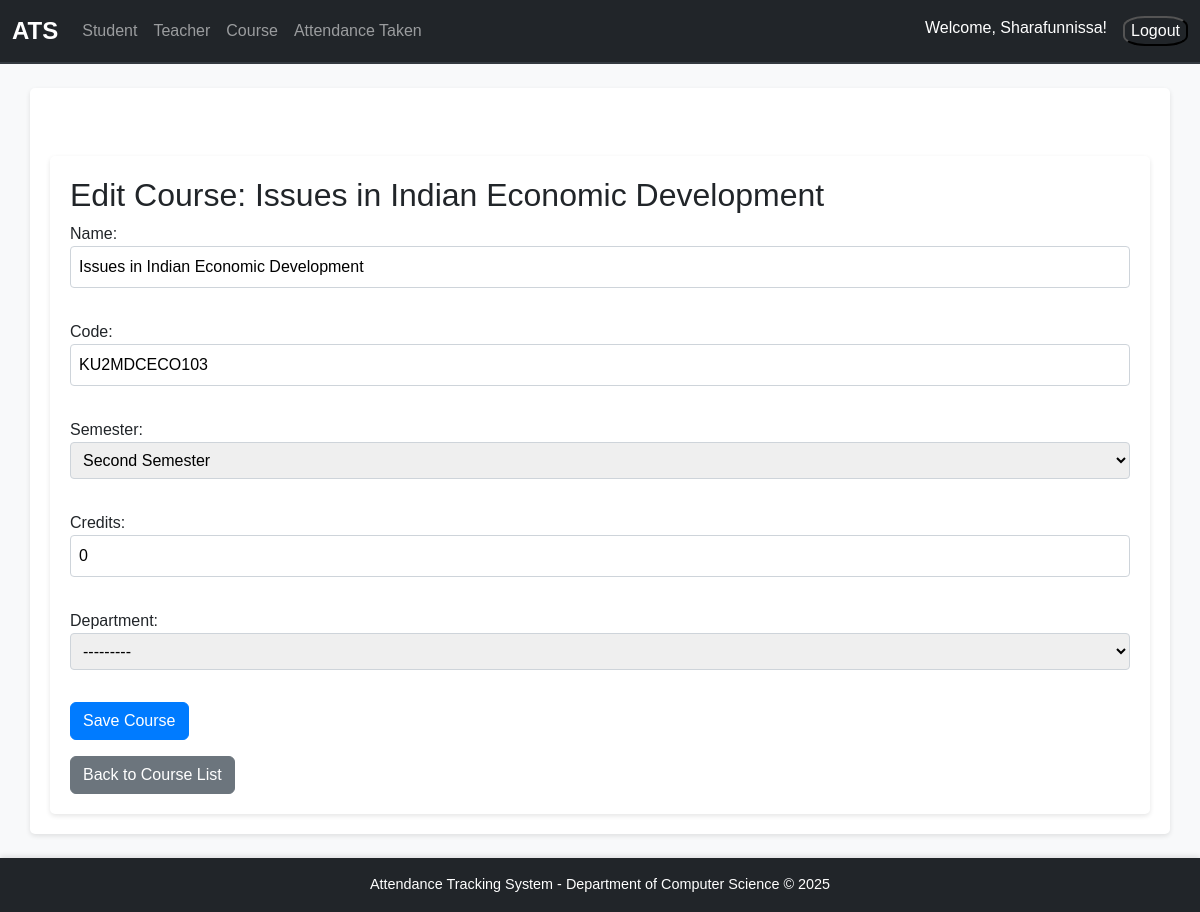
The page /course/edit/16/ (signed in) on the database as committed earlier.
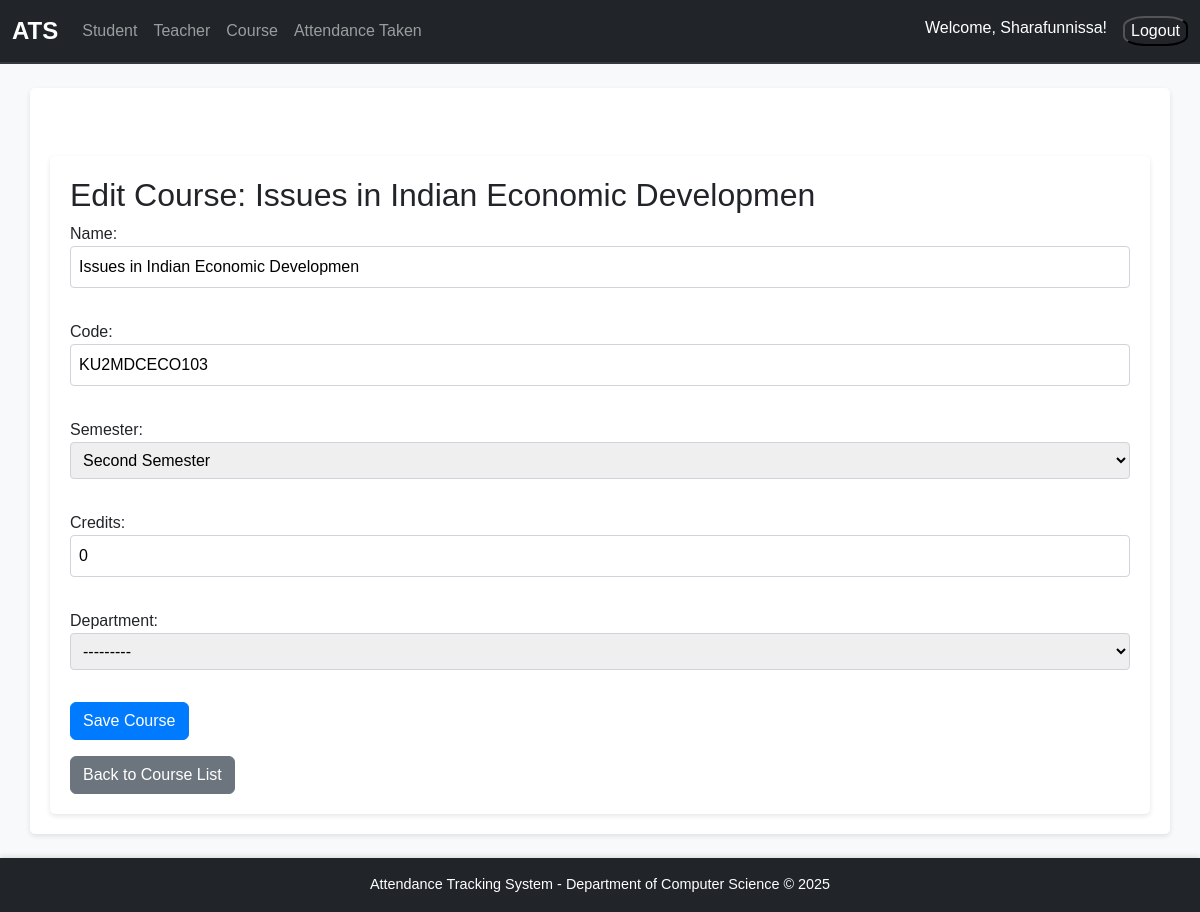
The same page on the database as committed later.
### attendance/models.py (models this page shows, shortened)
class Course(models.Model):
    SEMESTER_CHOICES = [
        ('1', 'First Semester'),
        ('2', 'Second Semester'),
        ('3', 'Third Semester'),
        ('4', 'Fourth Semester'),
        ('5', 'Fifth Semester'),
        ('6', 'Sixth Semester'),
        ('7', 'Seventh Semester'),
        ('8', 'Eighth Semester'),
    ]
    name = models.CharField(max_length=100)
    code = models.CharField(max_length=20)
    semester = models.CharField(max_length=1, choices=SEMESTER_CHOICES)
    credits = models.IntegerField()
    department = models.ForeignKey(Department, on_delete=models.CASCADE)

class Department(models.Model):
    name = models.CharField(max_length=255, unique=True)
    def __str__(self):
        return self.name

### attendance/views.py (the view)
# urls.py: path('course/edit/<int:course_id>/', views.edit_course, name='edit_course'),
@login_required
def edit_course(request, course_id):
    logged_in_teacher = request.user.teacher
    course = get_object_or_404(Course, id=course_id)
    if request.method == 'POST':
        form = CourseForm(request.POST, instance=course, logged_in_teacher=logged_in_teacher)
        if form.is_valid():
            form.save()
            return redirect('course_list')  # Redirect to course list after saving
    else:
        form = CourseForm(instance=course, logged_in_teacher=logged_in_teacher)
    return render(request, 'attendance/edit_course.html', {'form': form, 'course': course})

### attendance/context_processors.py (called while the page is built)
def is_hod(request):
    return {'is_hod': request.user.groups.filter(name='HoD').exists()}

### attendance/templates/attendance/edit_course.html (shortened to what this page needs)
{% extends 'base.html' %}
{% block content %}
<div class="container mt-5">
    <h2>Edit Course: {{ course.name }}</h2>
    <form method="POST">
        {{ form.as_p }}
        <button type="submit" class="btn btn-primary">Save Course</button>
    </form>
    <a href="{% url 'course_list' %}" class="btn btn-secondary mt-3">Back to Course List</a>
</div>
{% endblock %}

Rows that differ between the two databases and show on the page:
changed Course "KU2MDCECO103": name "Issues in Indian Economic Development" → "Issues in Indian Economic Developmen"
